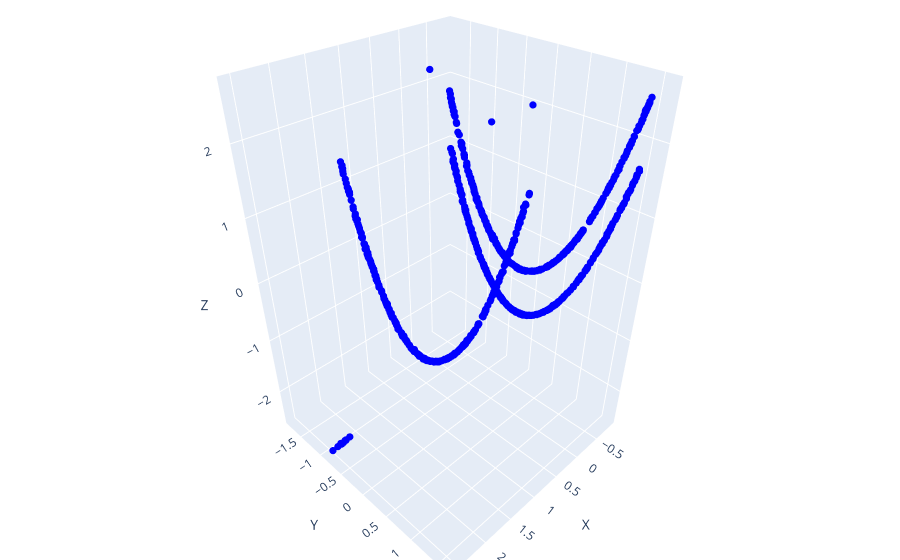

Write notebook code for a chart like this one.
### Code cell
X_scaled = preprocess(caso3[0])
plot_data("", X_scaled, [], [], [], "green")

### Figure 1 — Plotly figure (JSON) as saved in the notebook; plotly's stock layout.template omitted (floating-point values rounded to 4 significant figures; data arrays with more than 128 entries replaced by an {"elided": "..."} marker saying what was removed)
{"data": [{"marker": {"color": "blue", "size": 2.5}, "mode": "markers", "name": "Conductores", "type": "scatter3d", "x": {"elided": "954 float values"}, "y": {"elided": "954 float values"}, "z": {"elided": "954 float values"}}], "layout": {"margin": {"b": 0, "l": 0, "r": 0, "t": 0}, "scene": {"xaxis": {"title": {"text": "X"}}, "yaxis": {"title": {"text": "Y"}}, "zaxis": {"title": {"text": "Z"}}}, "title": {"text": ""}}}
